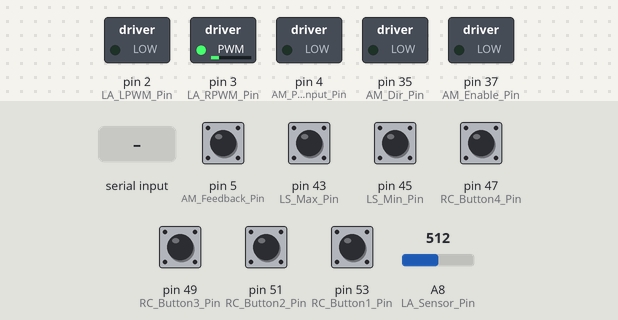
The sketch below on a simulated Arduino Mega 2560, built with avr-gcc and run on an emulated ATmega2560. Shown: switched loads named in the sketch (green lamp = pin HIGH). The inputs (shaded band) are chosen by the test bench; at power-on: pin 5 (AM_Feedback_Pin), pin 43 (LS_Max_Pin), pin 45 (LS_Min_Pin), pin 47 (RC_Button4_Pin), pin 49 (RC_Button3_Pin), pin 51 (RC_Button2_Pin), pin 53 (RC_Button1_Pin) HIGH, A8 (LA_Sensor_Pin) = 512. What the sketch prints to the serial monitor is not drawn.

Above: at 1.2 s.
1.3 s: A8 (LA_Sensor_Pin) set to 937
2.8 s: A8 (LA_Sensor_Pin) set to 968
At 4.0 s:
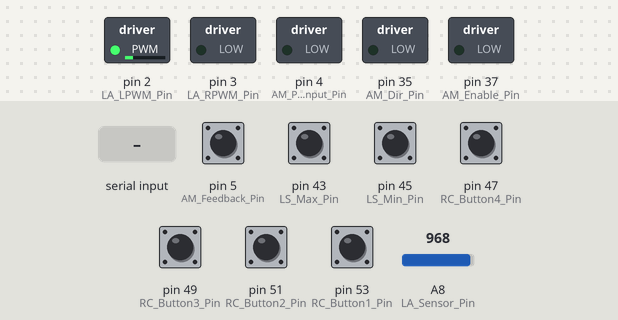
4.3 s: pin 45 (LS_Min_Pin) pulled LOW for 0.15 s
At 5.5 s:
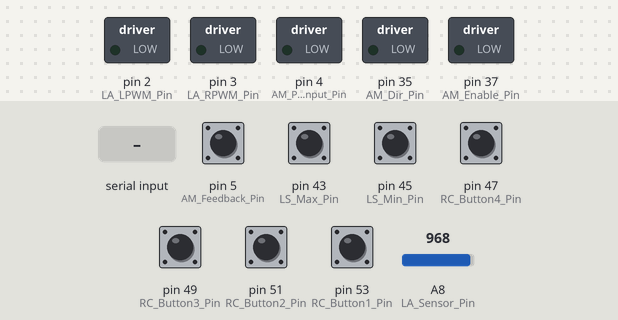
6.0 s: "1\n" received over Serial
At 7.9 s:
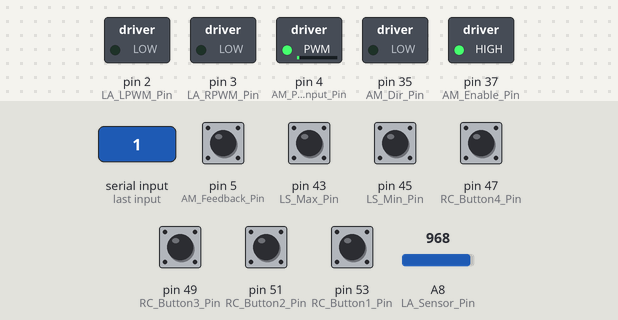
9.0 s: "2\n" received over Serial
At 11.5 s:
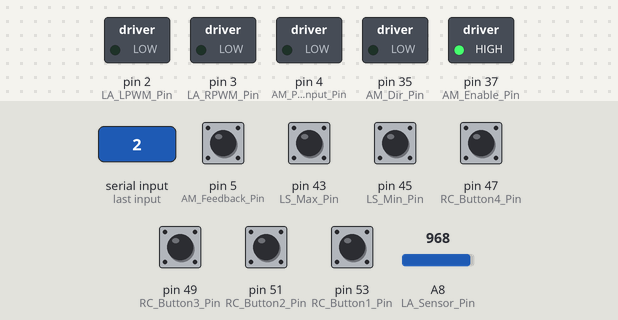
Timing chart, 0 to 13.0 s (numbered marks = the images above; inputs shaded):
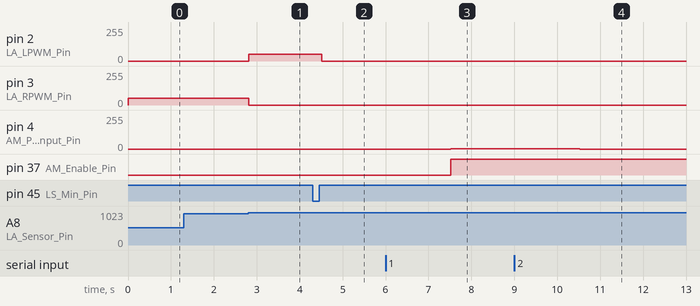

Measured:
- the behaviour switches between 949 and 950 on A8 (LA_Sensor_Pin) (found by bisection; images 0 and 1)
- after the input at 1.3 s, every drawn part: stays the same
- after the input at 2.8 s, pin 2 (LA_LPWM_Pin): 0/255 → 50/255 at once; pin 3 (LA_RPWM_Pin): 50/255 → 0/255 at once
- after the input at 4.3 s, pin 2 (LA_LPWM_Pin): 50/255 → 0/255 after 0.21 s
- after the input at 6.0 s, pin 4 (AM_PWM_Input_Pin): 0/255 → 1/255 after 1.5 s; pin 37 (AM_Enable_Pin): LOW → HIGH after 1.5 s
- after the input at 9.0 s, pin 4 (AM_PWM_Input_Pin): 1/255 → 0/255 after 1.5 s

The sketch:

Arduino_System_Control_v1.ino
```cpp
// Main Arduino file controlling the main driver/agitation motor and the linear actuator

//Includes
#include <ezButton.h>
//#include String.h

//define constants
#define MAX_USER_RPM 200
#define MIN_USER_RPM 0
#define MAX_MOTOR_RPM 2200.0 //max RPM setting in Clearpath software
#define STROKE_LENGTH 1.8161 //stroke length of linear actuator (do not change)
#define LA_SPEED 50
#define ABS_MAX_LA_READING 950
#define ABS_MIN_LA_READING 100
#define IN_PER_ANALOG_READING 0.00211174
#define ANALOG_READING_PER_IN 473.5422
#define TEST_MODE False


//Set pins
#define AM_Feedback_Pin 5
#define AM_PWM_Input_Pin 4
#define AM_Dir_Pin 35
#define AM_Enable_Pin 37
#define LA_RPWM_Pin 3
#define LA_LPWM_Pin 2
#define LA_Sensor_Pin A8
#define LS_Max_Pin 43
#define LS_Min_Pin 45
#define RC_Button1_Pin 53
#define RC_Button2_Pin 51
#define RC_Button3_Pin 49
#define RC_Button4_Pin 47


//define limit switch buttons
ezButton maxLimSwitch(LS_Max_Pin);
ezButton minLimSwitch(LS_Min_Pin);

//define remote control buttons
ezButton extendActuatorBtn(RC_Button1_Pin);
ezButton retractActuatorBtn(RC_Button2_Pin);
ezButton increaseRPMBtn(RC_Button3_Pin);
ezButton decreaseRPMBtn(RC_Button4_Pin);


//define states
enum states {calibrateLA, standby, startPressed, stopPressed, eStopPressed, changeRPM, changeAngle, testMode};
states curState = calibrateLA;


//Agitation Motor (AM) variables
double PWM_TOn, PWM_TOff, PWM_Tot, PWM_Duty; //used to produce PWM output to AM
double RPMPerPWM = 0.0; //calculated value of RPM for each percentage PWM
int RPMFeedback = 0;
int curSetRPM = 0;


//Linear Actuator (LA) variables
int sensorVal; //reading from sensor pin
float extensionLength; //length of extention for printing
int maxLSAnalogReading = 1000; //analog reading at max limit switch
int minLSAnalogReading = 0; //analog reading at min limit switch
int curSetAngle = 0;
int angleFeedback = 0;
double sensorValsPerDeg = 0.0;

//Other variables
String receivedData;
String feedbackData;
int strLen = 0;
int rpmData = 0;
int angleData = 0;
int opData = 0;
int feedbackCount = 0;
int runCalibration = 1;


void setup() {
  //begin serial communication
  Serial.begin(9600);

  //AM pin input/output
  pinMode(AM_Feedback_Pin, INPUT_PULLUP);
  pinMode(AM_PWM_Input_Pin, OUTPUT);
  pinMode(AM_Dir_Pin, OUTPUT);
  pinMode(AM_Enable_Pin, OUTPUT);

  //LA pin input/output
  pinMode(LA_RPWM_Pin, OUTPUT);
  pinMode(LA_LPWM_Pin, OUTPUT);
  pinMode(LA_Sensor_Pin, INPUT);

  //set debounce values for limit switches and buttons
  maxLimSwitch.setDebounceTime(50);
  minLimSwitch.setDebounceTime(50);
  extendActuatorBtn.setDebounceTime(50);
  retractActuatorBtn.setDebounceTime(50);
  increaseRPMBtn.setDebounceTime(50);
  decreaseRPMBtn.setDebounceTime(50);

  //enable AM and set direction to CW
  //digitalWrite(AM_Enable_Pin, HIGH);
  digitalWrite(AM_Dir_Pin, LOW);

}

void loop() {
  //initialize buttons
  maxLimSwitch.loop();
  minLimSwitch.loop();
  extendActuatorBtn.loop();
  retractActuatorBtn.loop();
  increaseRPMBtn.loop();
  decreaseRPMBtn.loop();


  //main state machine switch
  switch (curState) {

    case calibrateLA: //Done?
      //add a popup to gui to calibrate motor so it does not do it automaticaly
      if (runCalibration == 1){
        //run through linear actuator setup: define limits, center at 45 degrees
        //serial.println("About to move to max lim switch");
        maxLSAnalogReading = moveToLimSwitch(1);
        //serial.println("finished moving to max lim switch");

        //serial.println("About to move to min lim switch");
        minLSAnalogReading = moveToLimSwitch(-1);
        //Serial.println("finished moving to min lim switch");

        moveToAngle(15);
        driveActuator(0, 0);

        //Serial.print("maxLSAnalogReading = ");
        //Serial.println(maxLSAnalogReading);

        //Serial.print("minLSAnalogReading = ");
        //Serial.println(minLSAnalogReading);

        sensorValsPerDeg = (maxLSAnalogReading - minLSAnalogReading) / 90.0;

        //Serial.print("sensorValsPerDeg = ");
        //Serial.println(sensorValsPerDeg);

        curState = standby;
        runCalibration = 0;
      }

      else {
        if (Serial.available() > 0) {  // if data is available on serial port
          receivedData = Serial.readStringUntil('\n');  // read string from serial port until newline character
          strLen = receivedData.length();
          opData = receivedData.substring(receivedData.lastIndexOf(',') + 1, strLen).toInt();

          if (opData == 4){
            runCalibration = 1;
          }

          //Serial.flush();
        }
      }
      //delay(200);
    break;

    case standby:
      //check if top and bottom buttons are pressed to enter test mode state
      if((!extendActuatorBtn.getState()) && (!decreaseRPMBtn.getState())) {
        curState = testMode;
        while((!extendActuatorBtn.getState()) && (!decreaseRPMBtn.getState())){
          extendActuatorBtn.loop();
          decreaseRPMBtn.loop();
          delay(10);
        }
        //Serial.println("Going into test mode");
      }

      //check if data has been sent to the arduino (start/stop/estop pressed)
      if (Serial.available() > 0) {  // if data is available on serial port
        receivedData = Serial.readStringUntil('\n');  // read string from serial port until newline character
        //Serial.flush();

        //get string length and split data
        strLen = receivedData.length();
        rpmData = receivedData.substring(0, receivedData.indexOf(',')).toInt();
        //rpmData = 20;
        angleData = receivedData.substring(receivedData.indexOf(',') + 1, receivedData.lastIndexOf(',')).toInt();
        opData = receivedData.substring(receivedData.lastIndexOf(',') + 1, strLen).toInt();


        switch (opData) {
          case 1: //start
            curSetRPM = rpmData;
            curSetAngle = angleData;
            //serial.print("curSetAngle: ");
            //serial.println(curSetAngle);

            curState = startPressed;
            //Serial.print("moved to startPressed");
          break;

          case 2: //stop
            curSetRPM = 0;

            curState = stopPressed;
            //Serial.print("moved to stopPressed");
          break;

          case 3: //e-stop
            curSetRPM = 0;

            curState = eStopPressed;
            //serial.print("moved to estopPresed");
          break;

          default:

          break;
        }
      }

      if (feedbackCount < 10){
        RPMFeedback += int(getRPMFromDuty(getPWMDuty()));
        //angleFeedback += angleFromSensorVal();
        feedbackCount++;
      }

      else {
        //Serial.flush();
        //RPMFeedback = int(RPMFeedback / 10.0);
        //angleFeedback = int(angleFeedback / 10.0);
        //Serial.print(RPMFeedback);
        //Serial.print(",");
        //Serial.println(angleFeedback);
        //Serial.print("\n");

        //printRPMAndDuty();

        RPMFeedback = 0;
        angleFeedback = 0;
        feedbackCount = 0;
      }

      delay(100);
    break;

    case startPressed: //Done?
      //enable AM, move to angle, set rpm
      digitalWrite(AM_Enable_Pin, HIGH);
      moveToAngle(curSetAngle);

      //delay(100);
      driveActuator(0, LA_SPEED);

      setRPM(curSetRPM);

      curState = standby;
    break;

    case stopPressed: //Done?
      //set AM to curSetRPM (=0), stop LA
      setRPM(curSetRPM);
      driveActuator(0, 0);

      curState = standby;
    break;

    case eStopPressed: //Done?
      //disable AM, stop LA
      digitalWrite(AM_Enable_Pin, LOW);
      driveActuator(0, 0);

      curState = standby;

      //add some kind of button to reenable functionality?
    break;

    case testMode: //Done?
      //allow control of LA and AM via buttons

      // get sensor value for LA
      sensorVal = analogRead(LA_Sensor_Pin);

      //check if top and bottom buttons are pressed to exit test mode state
      if((!extendActuatorBtn.getState()) && (!decreaseRPMBtn.getState())) {
        while((!extendActuatorBtn.getState()) && (!decreaseRPMBtn.getState())){
          extendActuatorBtn.loop();
          decreaseRPMBtn.loop();
          delay(10);
        }
        curState = standby;
      }

      //if the extend actuator button is pressed
      else if ((!extendActuatorBtn.getState()) && (sensorVal < maxLSAnalogReading)){
        driveActuator(1, LA_SPEED);
      }

      //if the retract actuator button is pressed
      else if ((!retractActuatorBtn.getState()) && (sensorVal > minLSAnalogReading)){
        driveActuator(-1, LA_SPEED);
      }

      /*
      //if no actuator button is pressed
      else {
        driveActuator(0, LA_SPEED);
      }
      */

      //if the increase RPM button is pressed
      else if((!increaseRPMBtn.getState()) & (curSetRPM <= MAX_USER_RPM - 10)) {
        curSetRPM = curSetRPM + 10;
        setRPM(curSetRPM);
        while(!increaseRPMBtn.getState()){
          increaseRPMBtn.loop();
          delay(10);
        }
      }

      //if the decrease RPM button is pressed
      else if((!decreaseRPMBtn.getState()) & (curSetRPM > MIN_USER_RPM + 1)) {
        curSetRPM = curSetRPM - 10;
        setRPM(curSetRPM);
        while(!decreaseRPMBtn.getState()){
          decreaseRPMBtn.loop();
          delay(10);
        }
      }

      //if no buttons are pressed
      else{
        driveActuator(0, LA_SPEED);
        //setRPM(curSetRPM); //needed?
      }


      //delay(10);
    break;

    default:

    break;

  }

  /*
  RPMFeedback = int(getRPMFromDuty(getPWMDuty()));
  angleFeedback = angleFromSensorVal();
  Serial.print(RPMFeedback);
  Serial.print(",");
  Serial.println(angleFeedback);
  */

  /*
  if (feedbackCount < 10){
    RPMFeedback += int(getRPMFromDuty(getPWMDuty()));
    angleFeedback += angleFromSensorVal();
    feedbackCount++;
  }

  else {
    //Serial.flush();
    RPMFeedback = int(RPMFeedback / 10.0);
    angleFeedback = int(angleFeedback / 10.0);
    Serial.print(RPMFeedback);
    Serial.print(",");
    Serial.println(angleFeedback);
    //Serial.print("\n");

    printRPMAndDuty();

    RPMFeedback = 0;
    angleFeedback = 0;
    feedbackCount = 0;
  }
  */


  //Serial.print("sensorVal: ");
  //Serial.println(sensorVal);

  //Serial.print("angleFeedback: ");
  //Serial.println(angleFeedback);
  //delay(10);
}


//Agitation motor functions

//function to send a duty cycle value to AM via analogWrite
void setRPM(int RPM){
  if(RPM >= MIN_USER_RPM && RPM <= MAX_USER_RPM) {
    int RPMset = RPM * (255.0 / (MAX_MOTOR_RPM/10.0));
    //int RPMset = round(RPM*RPMPerPWM);
    //serial.println(RPMset);
    analogWrite(AM_PWM_Input_Pin, RPMset);
  }
}

//function to get the PWM duty cycle percentage from AM feedback pulses
double getPWMDuty(){

  noInterrupts();
  PWM_TOn = pulseIn(AM_Feedback_Pin, HIGH);
  interrupts();
  Serial.print("PWM_TOn: ");
  Serial.print(PWM_TOn);
  delay(200);
  /*
  PWM_TOff = pulseIn(AM_Feedback_Pin, LOW);
  Serial.print(" PWM_TOff: ");
  Serial.println(PWM_TOff);
  PWM_Tot = PWM_TOn + PWM_TOff;
  if(PWM_Tot > 2000.0){
    PWM_Duty = (PWM_TOff/PWM_Tot)*100.0;
  }
  */
  delay(200);
  PWM_Duty = (PWM_TOn/2050.0)*100.0;

  //Serial.print("PWM_Tot: ");
  //Serial.print(PWM_Tot);
  Serial.print(" PWM_Duty: ");
  Serial.println(PWM_Duty);

  return PWM_Duty;
}

//function to convert PWM duty cycle percentage into RPM
double getRPMFromDuty(double Duty){
  double tempRPM = floor(Duty * (MAX_MOTOR_RPM/1000.0));

  Serial.print("tempRPM: ");
  Serial.println(tempRPM);
  return tempRPM;
}

//function to print out RPM and duty cycle percentage
void printRPMAndDuty(){
  double pDuty = getPWMDuty();
  double pRPM = getRPMFromDuty(pDuty);
  Serial.print("RPM: ");
  Serial.print(pRPM);
  Serial.print("  Duty Cycle %: ");
  Serial.println(pDuty);
}

//Linear actuator functions//

// function to move in "Direction" until the corresponding limit switch is triggered then return sensor val
int moveToLimSwitch(int Direction){
  maxLimSwitch.loop();
  minLimSwitch.loop();
  //serial.println("got into func");
  //get states of limit switches
  int maxSwitchState = maxLimSwitch.getState();
  int minSwitchState = minLimSwitch.getState();

  //serial.println("got past lim switch states");
  //set current reading value
  sensorVal = analogRead(LA_Sensor_Pin);
  //serial.print("Analog Reading: ");
  //serial.println(sensorVal);

  //backoff if at ABS_MAX_LA_READING
  if (sensorVal >= ABS_MAX_LA_READING) {
    for (int i = 0; i < 10; i++){
      driveActuator(-1, LA_SPEED);
      delay(100);
    }
  }

  //backoff if at ABS_MIN_LA_READING
  else if (sensorVal <= ABS_MIN_LA_READING) {
    for (int i = 0; i < 10; i++){
      driveActuator(1, LA_SPEED);
      delay(100);
    }
  }

  //serial.println("got past backoffs");

  //set current reading value
  sensorVal = analogRead(LA_Sensor_Pin);

  //serial.println("got past second reading");

  // if extending
  if (Direction == 1){
    //serial.println("got into direction = 1");
    //serial.println("max switch state = " + maxSwitchState);
    while((sensorVal < ABS_MAX_LA_READING) && (maxSwitchState == 1)) {
      maxLimSwitch.loop();
      minLimSwitch.loop();

      //extend actuator
      driveActuator(1, LA_SPEED);

      //wait 100ms
      delay(100);

      //read sensor val
      sensorVal = analogRead(LA_Sensor_Pin);
      //Serial.print("Analog Reading: ");
      //Serial.println(sensorVal);

      //get switch state
      maxSwitchState = maxLimSwitch.getState();
      //Serial.print("maxLimSwitch status:  ");
      //Serial.println(maxSwitchState);

      ///* for testing
      if(maxSwitchState == 0){
        driveActuator(0, LA_SPEED);
        //serial.print("Max Limit Switch Pressed,  Analog Reading: ");
        //serial.println(sensorVal);
      }
      //*/
    }


  }

  else if (Direction == -1) {
    while((sensorVal > ABS_MIN_LA_READING) && (minSwitchState == 1)) {
      maxLimSwitch.loop();
      minLimSwitch.loop();

      //retract actuator
      driveActuator(-1, LA_SPEED);

      //wait 200ms
      delay(100);

      //read sensor val
      sensorVal = analogRead(LA_Sensor_Pin);
      //Serial.print("Analog Reading: ");
      //Serial.println(sensorVal);

      //get switch state
      minSwitchState = minLimSwitch.getState();
      //Serial.print("minLimSwitch status:  ");
      //Serial.println(minSwitchState);

      ///*
      if(minSwitchState == 0){
        driveActuator(0, LA_SPEED);
        //serial.print("Min Limit Switch Pressed,  Analog Reading: ");
        //serial.println(sensorVal);
      }
      //*/
    }
  }
  return sensorVal;
}

//function to extend or retract actuator based on a passed in direction and speed
void driveActuator(int Direction, int speed){
  sensorVal = analogRead(LA_Sensor_Pin);
  //if ((sensorVal < maxLSAnalogReading) && (sensorVal > minLSAnalogReading)) {
    switch(Direction){
      case 1:       //extension
        //if(sensorVal < maxLSAnalogReading){
          analogWrite(LA_RPWM_Pin, speed);
          analogWrite(LA_LPWM_Pin, 0);
        //}

        break;

      case 0:       //stopping
        analogWrite(LA_RPWM_Pin, 0);
        analogWrite(LA_LPWM_Pin, 0);
        break;

      case -1:      //retraction
        //if(sensorVal > minLSAnalogReading){
          analogWrite(LA_RPWM_Pin, 0);
          analogWrite(LA_LPWM_Pin, speed);
        //}

        break;
    }
  //}
}

//function to move the linear actuator to the given/desired sensor reading
void moveToSensorVal(int reading){
  double tolerance = 0.5;
  int safeReading = 0;

  //if the desired reading is outside of the safe range
  if (reading > maxLSAnalogReading) {
    //Serial.println("desired sensor reading is too high, setting to max reading");
    safeReading = maxLSAnalogReading;
  }

  else if(reading < minLSAnalogReading) {
    //Serial.println("desired sensor reading is too low, setting to min reading");
    safeReading = minLSAnalogReading;
  }

  else {
    safeReading = reading;
  }


  sensorVal = analogRead(LA_Sensor_Pin);

  //while the sensor value is not within the range of the desired reading +- the tolerance
  while ((sensorVal < (safeReading - tolerance)) || (sensorVal > (safeReading + tolerance))){

    //extend
    if (sensorVal < safeReading){
      driveActuator(1, LA_SPEED);
    }

    //retract
    else{
      driveActuator(-1, LA_SPEED);
    }

    //read sensor value
    sensorVal = analogRead(LA_Sensor_Pin);
  }
  //serial.println("at desired sensor reading");

}

//function to move the linear actuator to the given/desired angle
void moveToAngle(int Angle){
  double vertDist = 0.0;
  int readingFromTop = 0;

  //simple 1:1 conversion just for testing
  readingFromTop = minLSAnalogReading + (((maxLSAnalogReading - minLSAnalogReading) / 90.0) * Angle);
  //serial.println("Reading from top: ");
  //serial.println(readingFromTop);


  //convert angle into vertical location of pin
    //somthing along the lines of:vertDist = 0.375*sin(Angle - 45)

  //convert vertDist (inches) into analog reading and add to minLSAnalogReading
  //readingFromTop = round(minLSAnalogReading + (vertDist * ANALOG_READING_PER_IN));

  //call move to sensor val function
  moveToSensorVal(readingFromTop);
}

//function to turn sensorVal into an angle
int angleFromSensorVal(){
  sensorVal = analogRead(LA_Sensor_Pin);

  int sensorSum = 0;
  double numReadings = 5;

  for (int i = 0; i < int(numReadings); i++){
    sensorSum += analogRead(LA_Sensor_Pin);
    delay(1);
  }

  int avgSensorVal = round(sensorSum / numReadings);

  //Serial.print("avgSensorVal: ");
  //Serial.println(avgSensorVal);


  //simple 1:1 conversion for testing
  //int realAngle = 105 - ((maxLSAnalogReading - sensorVal) / ((maxLSAnalogReading - minLSAnalogReading) / 90));
  int realAngle = round((avgSensorVal - minLSAnalogReading) / sensorValsPerDeg);


  //Serial.print("realAngle: ");
  //Serial.println(realAngle);


  return realAngle;
}
```
